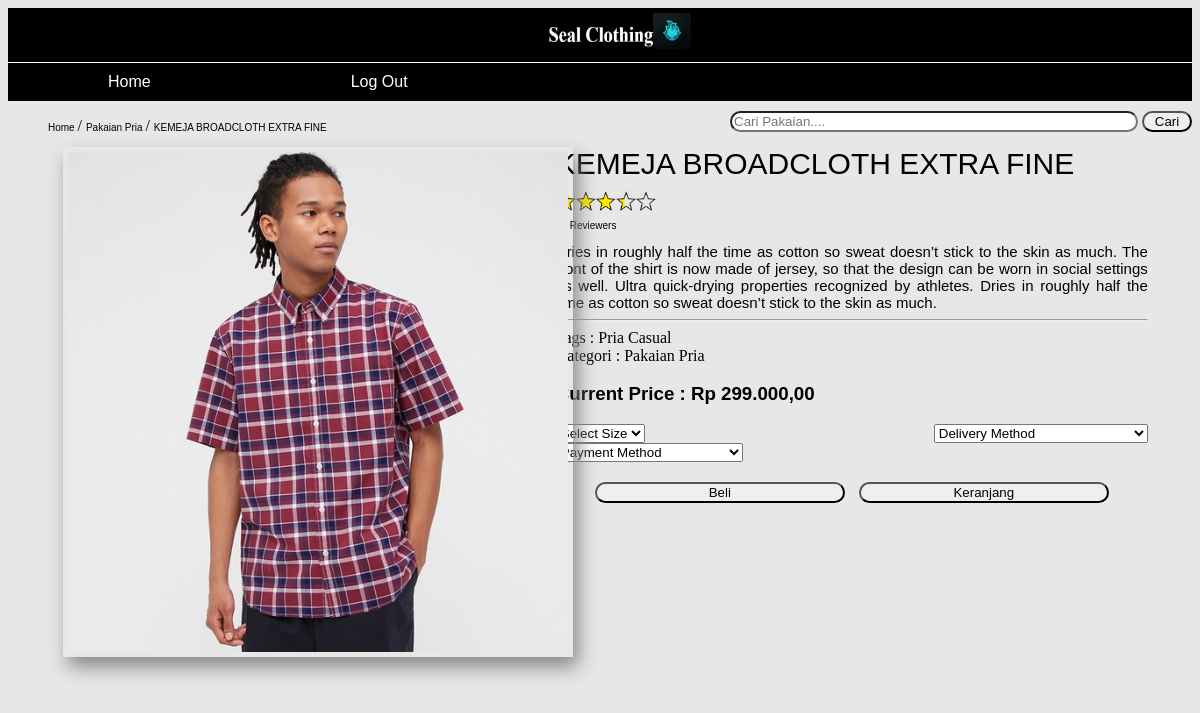
/direct-product.php?id=9 (signed in), run on the app's committed database.
### tables this page shows
CREATE TABLE `data_produk` (
  `id` int(11) NOT NULL,
  `Nama` varchar(255) NOT NULL,
  `Harga` double NOT NULL,
  `Deskripsi` text NOT NULL,
  `Tags` varchar(255) NOT NULL,
  `Kategori` varchar(255) NOT NULL,
  `Gambar` text NOT NULL
);

### direct-product.php (the view, shortened to what this page needs)
<?php
    require "koneksi.php";
    $nama = "";
    if (!isset($_SESSION['user'])) {
       header("location:login.php");
    }elseif (isset($_SESSION['user'])) {
    	$nama = $_SESSION['user']['username'];
    }else{
    	$nama = "Login Dulu";
    }
	$id = $_GET['id'];
    $sql = "SELECT * FROM data_produk WHERE id=".$id;
    $query = mysqli_query($conn, $sql);
    $result = mysqli_fetch_assoc($query);
 ?>
<!DOCTYPE html>
<html>
<head>
	<link rel="stylesheet" href="style-direct.css">
</head>
<body>
	<header>
		<div>
			<div class="banner">
				<img src="banner.jpg">
				<a href="#">Anda Login Sebagai : <?php echo $nama ?></a>
			</div>
			<div class="navi">
				<nav>
					<a href="dashboard-user.php">Home</a>
					<a href="Logout.php">Log Out</a>
				</nav>
			</div>
			<div id="breadcrumb">
				<div class="crumb">
					<ul>
						<li>
							<a href="dashboard-user.php">
								Home
							</a>
						</li>
						<li>
							<a href="dashboard-user.php">
								<?php echo $result['Kategori']; ?>
							</a>
						</li>
						<li>
							<a href="dashboard-user.php">
								<?php echo $result['Nama']; ?>
							</a>
						</li>
					</ul>
				</div>
				<div class="search">
					<form action="" method="GET">
						<input type="text" placeholder="Cari Pakaian...." name="search">
						<button name="cari" type="submit">Cari</button>
					</form>
				</div>
			</div>
		</div>
	</header>
	<main>
		<div class="layout">
			<div class="wrap left">
				<img src="fileuploads/<?php
				echo $result['Gambar'];
				?>">
			</div>
			<div class="wrap right">
				<div class="jud">
					<span>
						<?php echo $result['Nama']; ?>
					</span>
				</div>
				<div class="rate">
					<div class="img">
						<img src="rev.png">
					</div>
					<span>
						41 Reviewers
					</span>
				</div>
				<div class="detail">
					<div class="list">
						<span>
							<?php echo $result['Deskripsi']; ?>
						</span>
					</div>
				</div>
				<hr>
				<div class="tags">
					<span>
						Tags : <?php echo $result['Tags']; ?>
					</span>
				</div>
				<div class="category">
					<span>
						Kategori : <?php echo $result['Kategori']; ?>
					</span>
				</div>
				<div class="price">
					<h3>
						Current Price : <?php echo "Rp " . number_format($result['Harga'],2, ",", "."); ?>
					</h3>
				</div>
				<div class="option">
					<select>
						<option>Select Size</option>
					</select>
					<select>
						<option>Delivery Method</option>
					</select>
					<select>
						<option>Payment Method</option>
					</select>
				</div>
				<div class="cart">
					<button class="but1" name="but1" type="submit">
						<a href="finish.php" style="color:black;text-decoration: none;">
							Beli
						</a>
					</button>
					<button class="but2" name="but2" type="submit">Keranjang</button>
				</div>
			</div>
		</div>
	</main>
</body>
</html>

### style-direct.css (style rules this page uses)
body { background-color: #e7e7e7; }
.banner { background-color: black; }
.banner img { height: 50px; width: 150px; margin-left: 45%; }
.banner a { text-decoration: none; color:black; font-family: sans-serif; float: right; padding-right: 100px; padding-top: 20px; }
.navi { border-top: 1px solid white; overflow: hidden; background-color: black; }
.navi a { float: left; text-align: center; color: white; text-decoration: none; padding: 10px 100px; font-family: sans-serif; }
#breadcrumb { columns: 2; }
.crumb ul { list-style: none; }
.crumb ul>li { display: inline; }
.crumb ul>li+li:before { color: black; content: "/"; }
.crumb ul>li a { text-decoration: none; color: black; font-family: sans-serif; font-size: 10px; }
.search { padding-top: 10px; margin-top: 5px; text-align: right; }
.search input { border-radius: 12px; width: 400px; }
.search button { width: 50px; border-radius: 12px; cursor: pointer; }
main { box-sizing: border-box; }
.wrap { float: left; padding: 5px; }
.left { width: 45%; position: relative; }
.right { width: 50%; }
.layout:after { content: ""; display: table; clear: both; }
.left img { margin-left: 50px; margin-bottom: 20px; padding: 5px; height: 500px; width: 500px; box-shadow: 5px 10px 18px #888888; }
.jud { text-align: justify; font-family: sans-serif; font-size: 30px; }
.rate img { padding-top: 10px; height: 20px; width: 100px; }
.rate>span { font-family: sans-serif; text-align: justify; font-size: 10px; }
.detail { padding-top: 10px; }
.list { font-family: sans-serif; text-align: justify; font-size: 15px; }
.price { font-family: sans-serif; }
.option { text-align: justify; word-spacing: 80px; }
.cart { padding-top: 20px; text-align: center; word-spacing: 10px; }
.but1 { width: 250px; border-radius: 15px; cursor: pointer; }
.but2 { width: 250px; border-radius: 15px; cursor: pointer; }

### data on the page
data_produk: Kategori "Pakaian Pria", Nama "KEMEJA BROADCLOTH EXTRA FINE", Gambar (picture), Deskripsi "Dries in roughly half the time as cotton so sweat doesn’t stick to the skin as much. The front of the shirt is now made of jersey, so that the design can be worn in social settings as well. Ultra quick-drying properties recognized by athletes. Dries in roughly half the time as cotton so sweat doesn’t stick to the skin as much.", Tags "Pria Casual", Harga "299.000,00"
